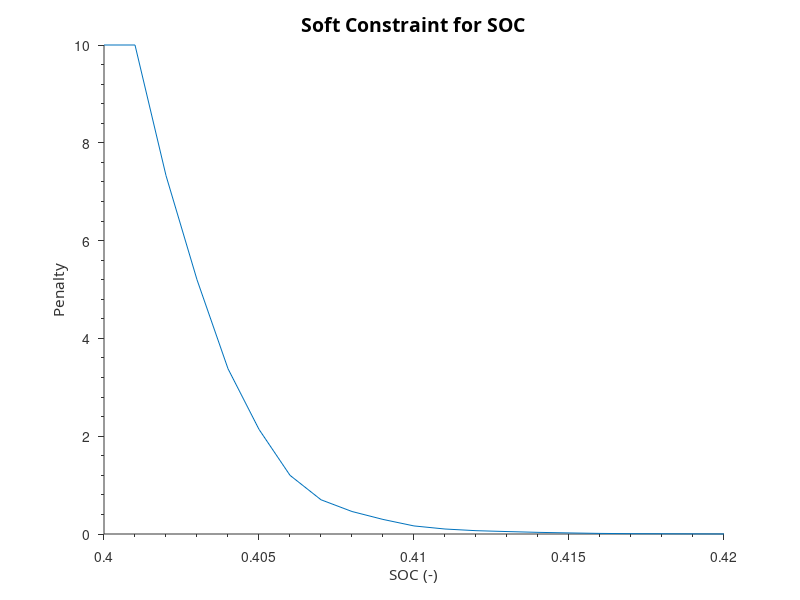

Recreate this plot in MATLAB. (Note: this script raises an error after producing the figure.)

soc_range = [
0.02
0.019
0.018
0.017
0.016
0.015
0.014
0.013
0.012
0.011
0.01
0.009
0.008
0.007
0.006
0.005
0.004
0.003
0.002
0.001
0
];

soft_constraint = [
0.001
0.003
0.005
0.0068
0.0122
0.022
0.0338
0.05
0.068
0.1020
0.1650
0.2980
0.4600
0.7000
1.2
2.14
3.38
5.2
7.33
10
10];

figure(1); clf;
plot(soc_range+0.4, soft_constraint);

set(gca, ...
  'TickDir'     , 'out'     , ...
  'XMinorTick'  , 'on'      , ...
  'YMinorTick'  , 'on'      , ...
  'XColor'      , [.2 .2 .2], ...
  'YColor'      , [.2 .2 .2]);
xlabel('SOC (-)', 'FontName', 'Segoe UI Symbol', 'fontsize', 11);
ylabel('Penalty', 'FontName', 'Segoe UI Symbol', 'fontsize', 11);
title('Soft Constraint for SOC', 'fontname', 'Segoe UI Symbol', 'fontsize', 14, 'color', 'k');
box off;

export_fig soc_SoftContraint -painters
